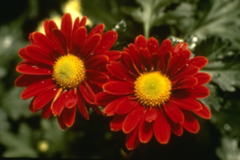
#> input picture HW/hw3/flower.bmp, 240 x 160 px
$ python q46.py
#> lines starting #> are read from the running program, lines starting #| are printed output that depends on the picture; after the words box and inside, x2 and y2 are one past the last pixel; in counts of white or black regions, pixels touching at a corner belong together; long printed decimals are rounded
import matplotlib.pyplot as plt
import numpy as np

epsilon = 0.01

# [5 lines left out: function calcTri, not called in this run]

def visualizeDiff():
    backgroundFile=('./iter1_0_01.png')
    foregroundFile=('./iter2_0_01.png')
    background = plt.imread(backgroundFile)
    foreground = plt.imread(foregroundFile)

    print(foreground)
    plt.figure()
    plt.imshow(background)
    plt.show()

# [122 lines left out: functions calcPhi, beliefProp, not called in this run]


def calcMeans(FGBG,knownImage):
    r=0
    c=0
    filterVals = [0,1] # first background then foreground
    means = []
    for v in filterVals:
        r=0
        c=0
        tempMean=np.zeros(3)
        counter=0
        for y in FGBG: # this grabs a row
            c=0
            for x in y:
                if(x == v):
                    tempMean+=knownImage[r][c]
                    counter+=1
                c+=1
            r+=1
        means.append(tempMean/counter)
    return means

def calcCovariances(FGBG,knownImage,means):
    r=0
    c=0
    filterVals = [0,1] # first background then foreground
    covs=[]
    for v in filterVals:
        r=0
        c=0
        tempCov=np.zeros((3,3))
        counter=0
        for y in FGBG: # this grabs a row
            c=0
            for x in y:
                if(x == v):
                    tempCov += np.dot(np.reshape(knownImage[r][c]-means[v],(3,1)),np.reshape(knownImage[r][c]-means[v],(1,3)))
                    counter+=1
                c+=1
            r+=1
        covs.append(tempCov/(counter-1))
    return covs

imageFile = ('./flower.bmp')
backgroundFile=('./background.bmp')
foregroundFile=('./foreground.bmp')
image = plt.imread(imageFile)/255 # divide by 255 to normalize our data
background = plt.imread(backgroundFile)
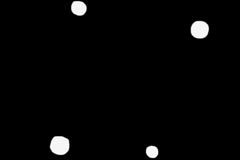
#> input picture HW/hw3/background.bmp, 240 x 160 px
#> background is the input picture: shape (160, 240); min 0, max 255, mean 5.6
foreground = plt.imread(foregroundFile)
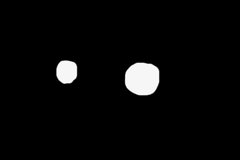
#> input picture HW/hw3/foreground.bmp, 240 x 160 px
#> foreground is the input picture: shape (160, 240); min 0, max 255, mean 8.6

'''
each image is of dimension 160x240. Only the flower has RGB values which makes it 160x240x3
background and foreground images are initially from 0 to 255, I have flattend it below to 0 or 1
'''

realizedBG = np.zeros(background.shape) # this will flatten our image into a 0,1 matrix
realizedFG = np.zeros(foreground.shape) # this will also flatten out image int oa 0,1 matrix
FGBGmatrix = np.zeros(background.shape) # this will contain information on foreground and background
knownImage = np.zeros(image.shape)
r=0
c=0
for y in background: # this grabs a row
    c=0
    for x in y:
        if(x>0):
            realizedBG[r][c]=1
            FGBGmatrix[r][c] = 0
        else:
            FGBGmatrix[r][c]=0.5
        c+=1
    r+=1
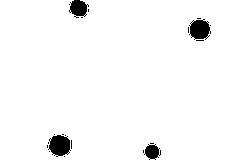
#> FGBGmatrix: shape (160, 240) float64; values 0 (black) and 0.5 (white), 97% white; 21 black regions (17 under 20 px), largest, box (x1, y1, x2, y2) and area: (48, 135, 71, 157) 361, (189, 19, 211, 40) 331, (69, 0, 89, 18) 237, (144, 144, 161, 160) 173
#> after the loop, r = 160
r=0
c=0
for y in foreground: # this grabs a row
    c=0
    for x in y:
        if(x>0):
            realizedFG[r][c]=1
            FGBGmatrix[r][c]=1
        c+=1
    r+=1
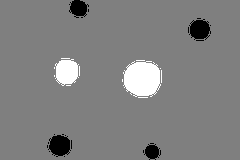
#> FGBGmatrix: shape (160, 240) float64; 4.18% of pixels changed, all inside (x1, y1, x2, y2) = (54, 58, 162, 98)
#> realizedFG: shape (160, 240) float64; values 0 (black) and 1 (white), 4.2% white; 12 white regions (10 under 20 px), largest, box (x1, y1, x2, y2) and area: (123, 61, 161, 97) 1064, (55, 59, 79, 86) 478
#> after the loop, r = 160
r=0
c=0
for y in FGBGmatrix: # this grabs a row
    c=0
    for x in y:
        if(x!=0.5):
            knownImage[r][c]=image[r][c]
        c+=1
    r+=1
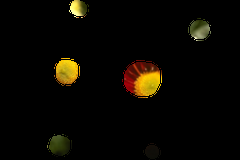
#> knownImage: shape (160, 240, 3) float64; mean R, G, B 0.0391, 0.0289, 0.00649
#> after the loop, r = 160

means = (calcMeans(FGBGmatrix,knownImage))
#> after the loop in calcMeans, `for v in filterVals:`: means = [[0.325, 0.336, 0.155], [0.701, 0.45, 0.0438]]
#> means = [[0.325, 0.336, 0.155], [0.701, 0.45, 0.0438]]
print(means)
#| [array([0.3249, 0.3359 , 0.1549]), array([0.7006, 0.4504, 0.04376])]
covs = (calcCovariances(FGBGmatrix,knownImage,means))
#> after the loop in calcCovariances, `for v in filterVals:`: covs = [[[0.0761, 0.0709, 0.0403], [0.0709, 0.0673, 0.0386], [0.0403, 0.0386, 0.0265]], [[0.0513, 0.0599, 0.00138], [0.0599, 0.0834, 0.00235], [0.00138, 0.00235, 0.0011]]]
print(covs)
#| [array([[0.07609, 0.07092 , 0.04026],
#|        [0.07092 , 0.06727, 0.03856],
#|        [0.04026, 0.03856, 0.02645]]), array([[0.05135, 0.05986, 0.001377],
#|        [0.05986, 0.08341, 0.002351],
#|        [0.001377, 0.002351, 0.001105]])]
print(np.dot(np.linalg.inv(covs[0]),covs[0]))
#| [[ 1.00000000e+00  1.11885782e-15  2.72956292e-15]
#|  [-2.62723410e-15  1.00000000e+00 -1.71579988e-15]
#|  [ 5.93512709e-16  7.72523884e-16  1.00000000e+00]]
'''
plt.figure()
plt.imshow(FGBGmatrix)
plt.figure()
plt.imshow(image)
plt.figure()
plt.imshow(knownImage)
plt.show()'''

visualizeDiff()
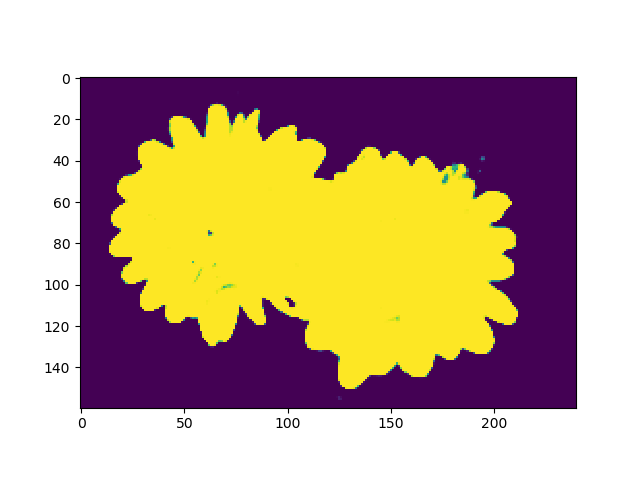
#> input picture HW/hw3/iter1_0_01.png, 640 x 480 px
#> in visualizeDiff, background is the input picture: shape (480, 640, 4) float32; mean R, G, B, A 0.773, 0.68, 0.59, 1
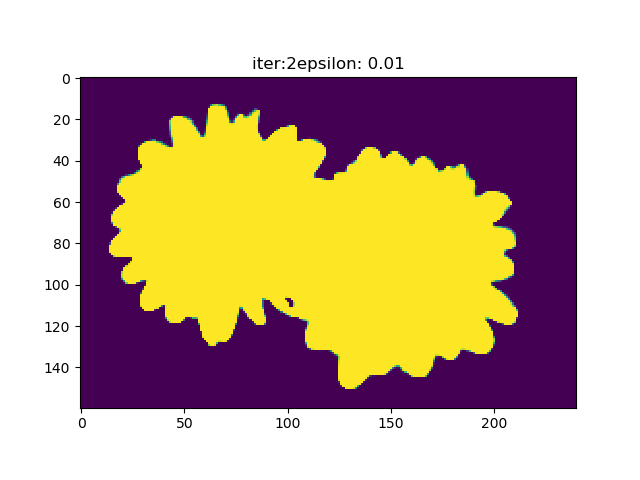
#> input picture HW/hw3/iter2_0_01.png, 640 x 480 px
#> in visualizeDiff, foreground is the input picture: shape (480, 640, 4) float32; mean R, G, B, A 0.772, 0.679, 0.588, 1
#> (printed output is left out)
